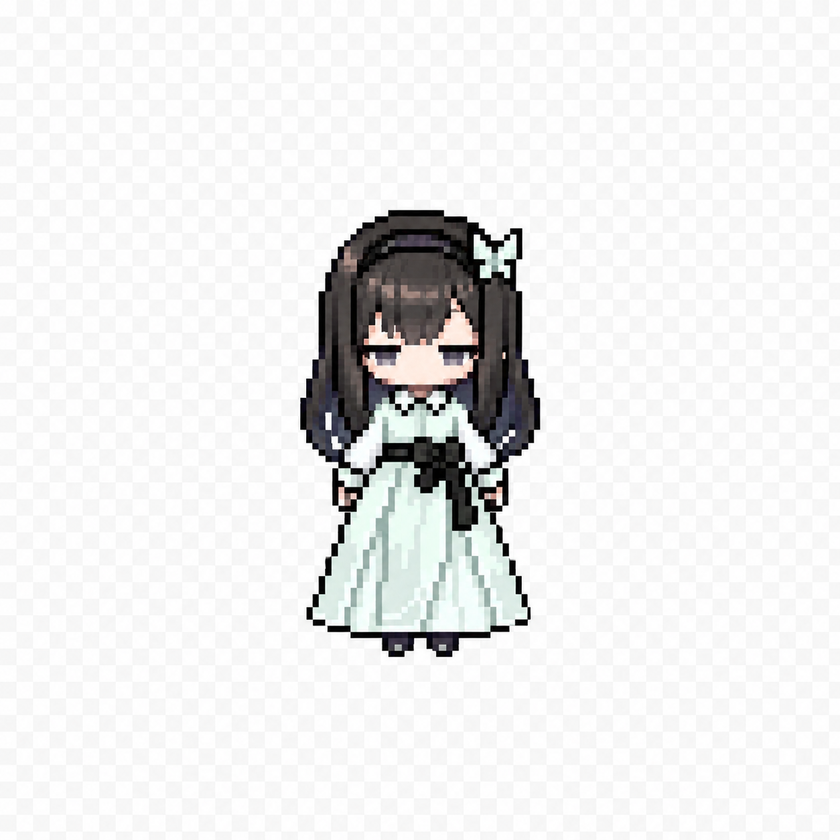
#> input picture assets/character/casual-src/半眯眼.png, 840 x 840 px, shrunk from 1254 x 1254 before the run, given in place of 3e7f41cbb0586fd156f00ce14e66b96c.jpg, which was not available
$ python process-cat.py
#> lines starting #> are read from the running program, lines starting #| are printed output that depends on the picture; pictures that were not available may be replaced by others from this repository, and a replacement may not be noted
#!/usr/bin/env python3
"""Remove white background from 普猫猫 images (flood fill from corners).

Threshold mirrors desktop-pet.js isEdgeBackground:
  r+g+b > 670  AND  max(r,g,b)-min(r,g,b) < 30
The cat's dark outline stops the fill from reaching the white body.
"""
import sys
from collections import deque
from PIL import Image

PAIRS = [
    (
        "/Users/kelvin/Library/Containers/com.tencent.xinWeChat/Data/Documents/xwechat_files/wxid_085u6qkp09ut12_9c67/temp/RWTemp/2026-06/9e20f478899dc29eb19741386f9343c8/3e7f41cbb0586fd156f00ce14e66b96c.jpg",
        "/Users/kelvin/Desktop/prts/assets/character/普猫猫/普猫猫.png",
    ),
    (
        "/Users/kelvin/Library/Containers/com.tencent.xinWeChat/Data/Documents/xwechat_files/wxid_085u6qkp09ut12_9c67/temp/RWTemp/2026-06/9e20f478899dc29eb19741386f9343c8/deb43dd1aa9e7c6ea54e0a6bdbb6cc96.jpg",
        "/Users/kelvin/Desktop/prts/assets/character/普猫猫/普猫猫哭.png",
    ),
]


def is_bg(r, g, b):
    return r + g + b > 670 and max(r, g, b) - min(r, g, b) < 30


def flood_remove(img):
    img = img.convert("RGBA")
    pixels = img.load()
    w, h = img.size

    visited = [[False] * w for _ in range(h)]
    queue = deque()

    def try_push(x, y):
        if 0 <= x < w and 0 <= y < h and not visited[y][x]:
            r, g, b, a = pixels[x, y]
            if a > 0 and is_bg(r, g, b):
                visited[y][x] = True
                queue.append((x, y))

    for x in range(w):
        try_push(x, 0)
        try_push(x, h - 1)
    for y in range(1, h - 1):
        try_push(0, y)
        try_push(w - 1, y)

    while queue:
        x, y = queue.popleft()
        pixels[x, y] = (0, 0, 0, 0)
        try_push(x + 1, y)
        try_push(x - 1, y)
        try_push(x, y + 1)
        try_push(x, y - 1)

    # Crop to opaque bounding box with 12px padding (same as JS).
    min_x, min_y, max_x, max_y = w, h, -1, -1
    for y in range(h):
        for x in range(w):
            if pixels[x, y][3] > 0:
                min_x = min(min_x, x)
                min_y = min(min_y, y)
                max_x = max(max_x, x)
                max_y = max(max_y, y)

    if max_x < min_x or max_y < min_y:
        return img

    pad = 12
    cx = max(0, min_x - pad)
    cy = max(0, min_y - pad)
    cw = min(w - cx, max_x - min_x + 1 + pad * 2)
    ch = min(h - cy, max_y - min_y + 1 + pad * 2)
    return img.crop((cx, cy, cx + cw, cy + ch))


for src, dst in PAIRS:
    print(f"Processing {src.split('/')[-1]} → {dst.split('/')[-1]} …", flush=True)
    img = Image.open(src)
#> img is the input picture: PIL image 840x840 RGB; mean R, G, B 235.5, 235.6, 235.5
    result = flood_remove(img)
#> the loop in flood_remove, `for x in range(w):` made 840 passes
#> the loop in flood_remove, `for y in range(1, h - 1):` made 838 passes
#> in flood_remove, `return img.crop((cx, cy, cx + cw, cy + ch))`:
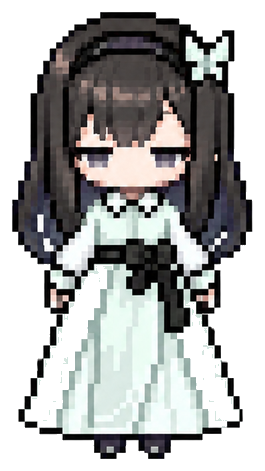
#> returned value: PIL image 265x471 RGBA; mean R, G, B, A 72.1, 72.7, 71.9, 156.7; transparent parts drawn white
    result.save(dst, "PNG")
    print(f"  Saved {result.size[0]}×{result.size[1]}px  ✓")
#|   Saved 265×471px  ✓
#> pass 2 of the loop `for src, dst in PAIRS:`:
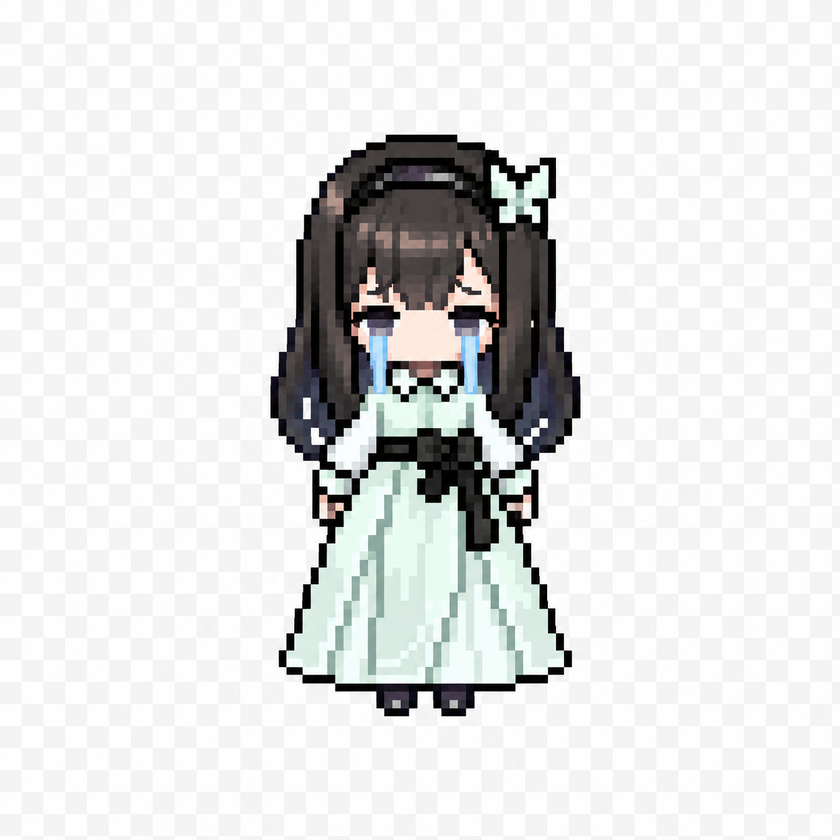
#> input picture assets/character/casual-src/哭唧唧.png, 840 x 840 px, shrunk from 1254 x 1254 before the run, given in place of deb43dd1aa9e7c6ea54e0a6bdbb6cc96.jpg, which was not available
#> img is the input picture: PIL image 840x840 RGB; mean R, G, B 224, 224.7, 224.3
#> img: PIL image 840x840 RGBA
#> in flood_remove (call 2), `return img.crop((cx, cy, cx + cw, cy + ch))`:
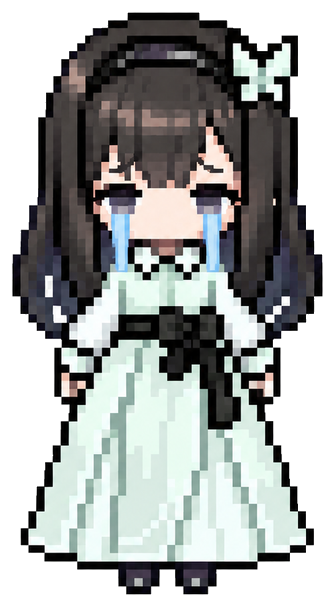
#> returned value: PIL image 335x607 RGBA; mean R, G, B, A 85.4, 88.1, 86.8, 175.8; transparent parts drawn white
#|   Saved 335×607px  ✓

print("Done.")
